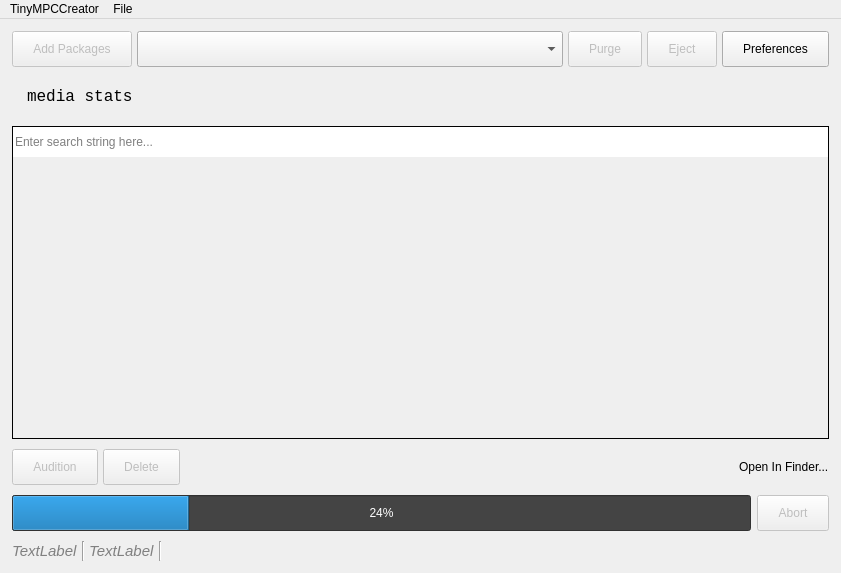
<?xml version="1.0" encoding="UTF-8"?>
<ui version="4.0">
 <class>mainWindow</class>
 <widget class="QMainWindow" name="mainWindow">
  <property name="geometry">
   <rect>
    <x>0</x>
    <y>0</y>
    <width>841</width>
    <height>573</height>
   </rect>
  </property>
  <property name="minimumSize">
   <size>
    <width>0</width>
    <height>0</height>
   </size>
  </property>
  <property name="windowTitle">
   <string>TinyMPCCreator</string>
  </property>
  <property name="styleSheet">
   <string notr="true">
QPushButton {
	padding: 10px 20px;
}

#comboAvailableDrives[changed=true] {
	font-weight: bold;
}

#listView {
	padding: 0px;
	margin: 0px;
}
QHeaderView::section {
	font-weight: bold;
	font-size: 13pt;
	padding: 5px;
}

#leSearch {
	border: none;
	border-radius: 0px;
	height: 30px;
}

#labelVersion, #labelCopyright {
	color: gray;
}

#progressWorker {
	background-color: #444444;
	color: white;
}
#progressWorker[completion=&quot;unknown&quot;]::chunk {
	background-color: #4690F3;
}
#progressWorker[completion=&quot;success&quot;]::chunk {
	background-color: #00cc99;
}
#progressWorker[completion=&quot;error&quot;]::chunk {
	background-color: #ff0066;
}

#labelMediaInfo {
	border: none;
	padding: 10px;
}
</string>
  </property>
  <widget class="QWidget" name="centralwidget">
   <layout class="QVBoxLayout" name="verticalLayout" stretch="0,0,0,0,0,0">
    <property name="spacing">
     <number>10</number>
    </property>
    <property name="leftMargin">
     <number>12</number>
    </property>
    <property name="topMargin">
     <number>12</number>
    </property>
    <property name="rightMargin">
     <number>12</number>
    </property>
    <property name="bottomMargin">
     <number>12</number>
    </property>
    <item>
     <widget class="QFrame" name="frameToolbar">
      <property name="minimumSize">
       <size>
        <width>0</width>
        <height>0</height>
       </size>
      </property>
      <property name="frameShape">
       <enum>QFrame::NoFrame</enum>
      </property>
      <property name="frameShadow">
       <enum>QFrame::Raised</enum>
      </property>
      <layout class="QHBoxLayout" name="horizontalLayout" stretch="0,1,0,0,0">
       <property name="spacing">
        <number>5</number>
       </property>
       <property name="leftMargin">
        <number>0</number>
       </property>
       <property name="topMargin">
        <number>0</number>
       </property>
       <property name="rightMargin">
        <number>0</number>
       </property>
       <property name="bottomMargin">
        <number>0</number>
       </property>
       <item>
        <widget class="QPushButton" name="btnSelectPackages">
         <property name="enabled">
          <bool>false</bool>
         </property>
         <property name="sizePolicy">
          <sizepolicy hsizetype="Minimum" vsizetype="Preferred">
           <horstretch>0</horstretch>
           <verstretch>0</verstretch>
          </sizepolicy>
         </property>
         <property name="cursor">
          <cursorShape>PointingHandCursor</cursorShape>
         </property>
         <property name="text">
          <string>Add Packages</string>
         </property>
        </widget>
       </item>
       <item>
        <widget class="RemovableDrivesSelector" name="comboAvailableDrives">
         <property name="sizePolicy">
          <sizepolicy hsizetype="Preferred" vsizetype="Preferred">
           <horstretch>0</horstretch>
           <verstretch>0</verstretch>
          </sizepolicy>
         </property>
         <property name="cursor">
          <cursorShape>PointingHandCursor</cursorShape>
         </property>
         <property name="sizeAdjustPolicy">
          <enum>QComboBox::AdjustToContents</enum>
         </property>
         <property name="minimumContentsLength">
          <number>20</number>
         </property>
         <property name="placeholderText">
          <string>Please select a removable drive...</string>
         </property>
        </widget>
       </item>
       <item>
        <widget class="QPushButton" name="btnPurgeMedia">
         <property name="enabled">
          <bool>false</bool>
         </property>
         <property name="sizePolicy">
          <sizepolicy hsizetype="Minimum" vsizetype="Preferred">
           <horstretch>0</horstretch>
           <verstretch>0</verstretch>
          </sizepolicy>
         </property>
         <property name="cursor">
          <cursorShape>PointingHandCursor</cursorShape>
         </property>
         <property name="text">
          <string>Purge</string>
         </property>
         <property name="flat">
          <bool>false</bool>
         </property>
        </widget>
       </item>
       <item>
        <widget class="QPushButton" name="btnEjectMedia">
         <property name="enabled">
          <bool>false</bool>
         </property>
         <property name="cursor">
          <cursorShape>PointingHandCursor</cursorShape>
         </property>
         <property name="text">
          <string>Eject</string>
         </property>
        </widget>
       </item>
       <item>
        <widget class="QPushButton" name="btnPreferences">
         <property name="cursor">
          <cursorShape>PointingHandCursor</cursorShape>
         </property>
         <property name="text">
          <string>Preferences</string>
         </property>
        </widget>
       </item>
      </layout>
     </widget>
    </item>
    <item>
     <widget class="QFrame" name="frameMediaStats">
      <property name="mouseTracking">
       <bool>true</bool>
      </property>
      <property name="frameShape">
       <enum>QFrame::NoFrame</enum>
      </property>
      <property name="frameShadow">
       <enum>QFrame::Plain</enum>
      </property>
      <layout class="QHBoxLayout" name="horizontalLayout_2" stretch="1">
       <property name="spacing">
        <number>10</number>
       </property>
       <property name="leftMargin">
        <number>0</number>
       </property>
       <property name="topMargin">
        <number>0</number>
       </property>
       <property name="rightMargin">
        <number>0</number>
       </property>
       <property name="bottomMargin">
        <number>0</number>
       </property>
       <item>
        <widget class="QLabel" name="labelMediaInfo">
         <property name="font">
          <font>
           <family>Courier New</family>
           <pointsize>12</pointsize>
          </font>
         </property>
         <property name="frameShape">
          <enum>QFrame::Box</enum>
         </property>
         <property name="frameShadow">
          <enum>QFrame::Plain</enum>
         </property>
         <property name="text">
          <string>media stats</string>
         </property>
         <property name="textFormat">
          <enum>Qt::RichText</enum>
         </property>
         <property name="wordWrap">
          <bool>true</bool>
         </property>
         <property name="textInteractionFlags">
          <set>Qt::LinksAccessibleByMouse|Qt::TextSelectableByMouse</set>
         </property>
        </widget>
       </item>
      </layout>
     </widget>
    </item>
    <item>
     <widget class="QFrame" name="frameListViewArea">
      <property name="frameShape">
       <enum>QFrame::Box</enum>
      </property>
      <property name="frameShadow">
       <enum>QFrame::Plain</enum>
      </property>
      <layout class="QVBoxLayout" name="verticalLayout_3" stretch="1,0">
       <property name="spacing">
        <number>0</number>
       </property>
       <property name="leftMargin">
        <number>0</number>
       </property>
       <property name="topMargin">
        <number>0</number>
       </property>
       <property name="rightMargin">
        <number>0</number>
       </property>
       <property name="bottomMargin">
        <number>0</number>
       </property>
       <item>
        <widget class="QLineEdit" name="leSearch">
         <property name="sizePolicy">
          <sizepolicy hsizetype="Expanding" vsizetype="Fixed">
           <horstretch>0</horstretch>
           <verstretch>0</verstretch>
          </sizepolicy>
         </property>
         <property name="minimumSize">
          <size>
           <width>0</width>
           <height>0</height>
          </size>
         </property>
         <property name="placeholderText">
          <string>Enter search string here...</string>
         </property>
         <property name="clearButtonEnabled">
          <bool>true</bool>
         </property>
        </widget>
       </item>
       <item>
        <widget class="ExpansionsView" name="listView">
         <property name="enabled">
          <bool>false</bool>
         </property>
         <property name="cursor" stdset="0">
          <cursorShape>PointingHandCursor</cursorShape>
         </property>
         <property name="frameShape">
          <enum>QFrame::NoFrame</enum>
         </property>
         <property name="frameShadow">
          <enum>QFrame::Plain</enum>
         </property>
         <property name="editTriggers">
          <set>QAbstractItemView::NoEditTriggers</set>
         </property>
         <property name="dragEnabled">
          <bool>true</bool>
         </property>
         <property name="dragDropMode">
          <enum>QAbstractItemView::DropOnly</enum>
         </property>
         <property name="defaultDropAction">
          <enum>Qt::CopyAction</enum>
         </property>
         <property name="alternatingRowColors">
          <bool>true</bool>
         </property>
         <property name="selectionBehavior">
          <enum>QAbstractItemView::SelectRows</enum>
         </property>
         <property name="showGrid">
          <bool>false</bool>
         </property>
         <property name="gridStyle">
          <enum>Qt::DotLine</enum>
         </property>
         <property name="sortingEnabled">
          <bool>false</bool>
         </property>
         <attribute name="horizontalHeaderVisible">
          <bool>true</bool>
         </attribute>
         <attribute name="horizontalHeaderCascadingSectionResizes">
          <bool>true</bool>
         </attribute>
         <attribute name="verticalHeaderVisible">
          <bool>false</bool>
         </attribute>
         <attribute name="verticalHeaderDefaultSectionSize">
          <number>100</number>
         </attribute>
        </widget>
       </item>
      </layout>
     </widget>
    </item>
    <item>
     <widget class="QFrame" name="frameBottomButtons">
      <property name="frameShape">
       <enum>QFrame::NoFrame</enum>
      </property>
      <property name="frameShadow">
       <enum>QFrame::Plain</enum>
      </property>
      <layout class="QHBoxLayout" name="horizontalLayout_7">
       <property name="spacing">
        <number>5</number>
       </property>
       <property name="leftMargin">
        <number>0</number>
       </property>
       <property name="topMargin">
        <number>0</number>
       </property>
       <property name="rightMargin">
        <number>0</number>
       </property>
       <property name="bottomMargin">
        <number>0</number>
       </property>
       <item>
        <widget class="QPushButton" name="btnAudition">
         <property name="enabled">
          <bool>false</bool>
         </property>
         <property name="sizePolicy">
          <sizepolicy hsizetype="Minimum" vsizetype="Preferred">
           <horstretch>0</horstretch>
           <verstretch>0</verstretch>
          </sizepolicy>
         </property>
         <property name="cursor">
          <cursorShape>PointingHandCursor</cursorShape>
         </property>
         <property name="text">
          <string>Audition</string>
         </property>
        </widget>
       </item>
       <item>
        <widget class="QPushButton" name="btnDeleteExpansions">
         <property name="enabled">
          <bool>false</bool>
         </property>
         <property name="sizePolicy">
          <sizepolicy hsizetype="Minimum" vsizetype="Preferred">
           <horstretch>0</horstretch>
           <verstretch>0</verstretch>
          </sizepolicy>
         </property>
         <property name="cursor">
          <cursorShape>PointingHandCursor</cursorShape>
         </property>
         <property name="text">
          <string>Delete</string>
         </property>
         <property name="flat">
          <bool>false</bool>
         </property>
        </widget>
       </item>
       <item>
        <spacer name="horizontalSpacer_2">
         <property name="orientation">
          <enum>Qt::Horizontal</enum>
         </property>
         <property name="sizeHint" stdset="0">
          <size>
           <width>40</width>
           <height>20</height>
          </size>
         </property>
        </spacer>
       </item>
       <item>
        <widget class="FileSystemHyperLinkLabel" name="labelMediaLink">
         <property name="enabled">
          <bool>true</bool>
         </property>
         <property name="sizePolicy">
          <sizepolicy hsizetype="Preferred" vsizetype="Preferred">
           <horstretch>0</horstretch>
           <verstretch>0</verstretch>
          </sizepolicy>
         </property>
         <property name="text">
          <string>Open In Finder...</string>
         </property>
        </widget>
       </item>
      </layout>
     </widget>
    </item>
    <item>
     <widget class="QFrame" name="frameProgress">
      <property name="frameShape">
       <enum>QFrame::NoFrame</enum>
      </property>
      <property name="frameShadow">
       <enum>QFrame::Plain</enum>
      </property>
      <layout class="QHBoxLayout" name="horizontalLayout_3" stretch="1,0">
       <property name="spacing">
        <number>6</number>
       </property>
       <property name="leftMargin">
        <number>0</number>
       </property>
       <property name="topMargin">
        <number>0</number>
       </property>
       <property name="rightMargin">
        <number>0</number>
       </property>
       <property name="bottomMargin">
        <number>0</number>
       </property>
       <item>
        <widget class="ProgressBarWithState" name="progressWorker">
         <property name="sizePolicy">
          <sizepolicy hsizetype="Expanding" vsizetype="Preferred">
           <horstretch>0</horstretch>
           <verstretch>0</verstretch>
          </sizepolicy>
         </property>
         <property name="value">
          <number>24</number>
         </property>
         <property name="alignment">
          <set>Qt::AlignCenter</set>
         </property>
         <property name="textVisible">
          <bool>true</bool>
         </property>
         <property name="invertedAppearance">
          <bool>false</bool>
         </property>
         <property name="textDirection">
          <enum>QProgressBar::TopToBottom</enum>
         </property>
         <property name="format">
          <string>%p%</string>
         </property>
         <property name="completion" stdset="0">
          <string>unknown</string>
         </property>
        </widget>
       </item>
       <item>
        <widget class="QPushButton" name="btnAbort">
         <property name="enabled">
          <bool>false</bool>
         </property>
         <property name="sizePolicy">
          <sizepolicy hsizetype="Minimum" vsizetype="Preferred">
           <horstretch>0</horstretch>
           <verstretch>0</verstretch>
          </sizepolicy>
         </property>
         <property name="cursor">
          <cursorShape>PointingHandCursor</cursorShape>
         </property>
         <property name="text">
          <string>Abort</string>
         </property>
         <property name="flat">
          <bool>false</bool>
         </property>
        </widget>
       </item>
      </layout>
     </widget>
    </item>
    <item>
     <widget class="QFrame" name="frameExclamations">
      <property name="font">
       <font>
        <italic>false</italic>
       </font>
      </property>
      <property name="frameShape">
       <enum>QFrame::NoFrame</enum>
      </property>
      <property name="frameShadow">
       <enum>QFrame::Plain</enum>
      </property>
      <layout class="QHBoxLayout" name="horizontalLayout_5">
       <property name="spacing">
        <number>4</number>
       </property>
       <property name="leftMargin">
        <number>0</number>
       </property>
       <property name="topMargin">
        <number>0</number>
       </property>
       <property name="rightMargin">
        <number>0</number>
       </property>
       <property name="bottomMargin">
        <number>0</number>
       </property>
       <item>
        <widget class="QLabel" name="labelVersion">
         <property name="enabled">
          <bool>true</bool>
         </property>
         <property name="font">
          <font>
           <pointsize>11</pointsize>
           <italic>true</italic>
          </font>
         </property>
         <property name="text">
          <string>TextLabel</string>
         </property>
        </widget>
       </item>
       <item>
        <widget class="Line" name="line">
         <property name="frameShadow">
          <enum>QFrame::Sunken</enum>
         </property>
         <property name="lineWidth">
          <number>1</number>
         </property>
         <property name="orientation">
          <enum>Qt::Vertical</enum>
         </property>
        </widget>
       </item>
       <item>
        <widget class="QLabel" name="labelCopyright">
         <property name="enabled">
          <bool>true</bool>
         </property>
         <property name="font">
          <font>
           <pointsize>11</pointsize>
           <italic>true</italic>
          </font>
         </property>
         <property name="text">
          <string>TextLabel</string>
         </property>
        </widget>
       </item>
       <item>
        <widget class="Line" name="line_2">
         <property name="frameShadow">
          <enum>QFrame::Sunken</enum>
         </property>
         <property name="lineWidth">
          <number>1</number>
         </property>
         <property name="orientation">
          <enum>Qt::Vertical</enum>
         </property>
        </widget>
       </item>
       <item>
        <spacer name="horizontalSpacer_3">
         <property name="orientation">
          <enum>Qt::Horizontal</enum>
         </property>
         <property name="sizeHint" stdset="0">
          <size>
           <width>40</width>
           <height>20</height>
          </size>
         </property>
        </spacer>
       </item>
      </layout>
     </widget>
    </item>
   </layout>
  </widget>
  <widget class="QMenuBar" name="menubar">
   <property name="geometry">
    <rect>
     <x>0</x>
     <y>0</y>
     <width>841</width>
     <height>21</height>
    </rect>
   </property>
   <widget class="QMenu" name="menuTinyMPCCreator">
    <property name="title">
     <string>TinyMPCCreator</string>
    </property>
    <addaction name="actionAbout"/>
    <addaction name="separator"/>
    <addaction name="actionSettings"/>
    <addaction name="separator"/>
   </widget>
   <widget class="QMenu" name="menuFile">
    <property name="title">
     <string>File</string>
    </property>
    <addaction name="actionSelect_Packages"/>
    <addaction name="separator"/>
    <addaction name="actionPurge_media"/>
    <addaction name="separator"/>
    <addaction name="actionAudition"/>
    <addaction name="action_Delete_selected_expansions"/>
    <addaction name="separator"/>
    <addaction name="action_Refresh"/>
    <addaction name="separator"/>
   </widget>
   <addaction name="menuTinyMPCCreator"/>
   <addaction name="menuFile"/>
  </widget>
  <action name="actionAbout">
   <property name="text">
    <string>&amp;About...</string>
   </property>
  </action>
  <action name="actionSettings">
   <property name="text">
    <string>&amp;Preferences...</string>
   </property>
  </action>
  <action name="actionSelect_Packages">
   <property name="text">
    <string>Add &amp;Packages...</string>
   </property>
   <property name="shortcut">
    <string>Ctrl+O</string>
   </property>
  </action>
  <action name="actionPurge_media">
   <property name="text">
    <string>Purge Media</string>
   </property>
  </action>
  <action name="action_Delete_selected_expansions">
   <property name="text">
    <string>&amp;Delete Selected Expansions</string>
   </property>
   <property name="shortcut">
    <string>Backspace</string>
   </property>
  </action>
  <action name="action_Refresh">
   <property name="text">
    <string>&amp;Refresh</string>
   </property>
   <property name="shortcut">
    <string>Ctrl+R</string>
   </property>
  </action>
  <action name="actionAudition">
   <property name="text">
    <string>&amp;Audition...</string>
   </property>
   <property name="shortcut">
    <string>Space</string>
   </property>
  </action>
 </widget>
 <customwidgets>
  <customwidget>
   <class>ExpansionsView</class>
   <extends>QTableWidget</extends>
   <header>expansionsview.h</header>
  </customwidget>
  <customwidget>
   <class>FileSystemHyperLinkLabel</class>
   <extends>QLabel</extends>
   <header>lib.hyperlinklabel.h</header>
  </customwidget>
  <customwidget>
   <class>ProgressBarWithState</class>
   <extends>QProgressBar</extends>
   <header>lib/progressbarwithstate.h</header>
  </customwidget>
  <customwidget>
   <class>RemovableDrivesSelector</class>
   <extends>QComboBox</extends>
   <header>removabledrivesselector.h</header>
  </customwidget>
 </customwidgets>
 <tabstops>
  <tabstop>btnSelectPackages</tabstop>
  <tabstop>comboAvailableDrives</tabstop>
  <tabstop>btnPurgeMedia</tabstop>
  <tabstop>btnEjectMedia</tabstop>
  <tabstop>btnPreferences</tabstop>
  <tabstop>listView</tabstop>
  <tabstop>leSearch</tabstop>
  <tabstop>btnAudition</tabstop>
  <tabstop>btnDeleteExpansions</tabstop>
  <tabstop>btnAbort</tabstop>
 </tabstops>
 <resources/>
 <connections/>
</ui>
